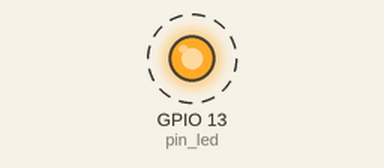
Recording of a program running on a simulated ESP32 board running MicroPython. On the bench: output pins drawn as LEDs (lit = HIGH). Dashed ring = blinking. What the program prints to the serial console is not drawn. At 6.0 s the program stops and its outputs stay as they are.

Above: at 0.2 s.
Timing chart, 0 to 3.0 s (numbered marks = the images above):
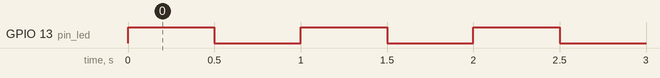

Measured:
- by itself, GPIO 13 (pin_led): alternates HIGH for 0.50 s and LOW for 0.50 s, 12 changes in all, then stays LOW

The program:

gpio2.py
```python
from machine import Pin
import time

pin_led = Pin(13, mode=Pin.OUT)
pin_led.on()
time.sleep(0.5)
pin_led.off()
time.sleep(0.5)
for x in range(1,10,2):
    pin_led.value(1)
    time.sleep(0.5)
    pin_led.value(0)
    time.sleep(0.5)
    print(x)
```
